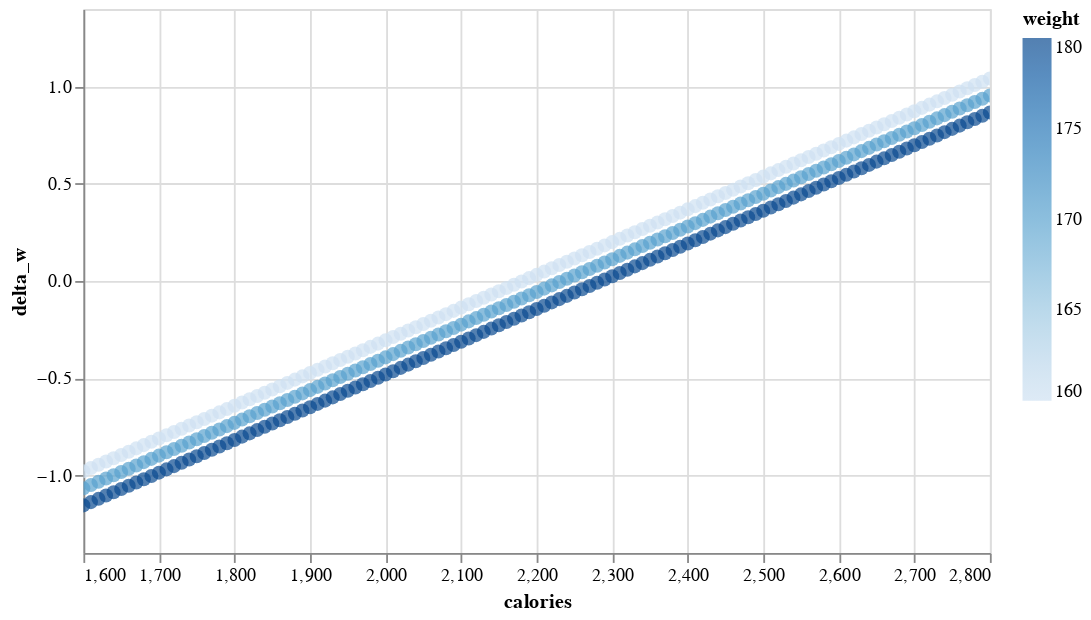

Notebook code cell kept with this figure:
### Code cell
wgt = wgt_df[wgt_df.steps==10000].copy()
alt.Chart(wgt).mark_circle(size=60).encode(
    alt.X('calories',
        scale=alt.Scale(domain=(1600, 2800))
    ),    
    y='delta_w',
    color='weight',
    tooltip=['calories', 'steps', 'weight', 'delta_w']
).properties(
    width=500,
    height=300
).interactive()

### Figure 1 — Vega-Lite specification as saved in the notebook (floating-point values rounded to 4 significant figures; data arrays with more than 128 entries replaced by an {"elided": "..."} marker saying what was removed)
{"config": {"view": {"continuousWidth": 400, "continuousHeight": 300}}, "data": {"name": "data-117c1d8990213fe1a5c68786987c0e01"}, "mark": {"type": "circle", "size": 60}, "encoding": {"color": {"type": "quantitative", "field": "weight"}, "tooltip": [{"type": "quantitative", "field": "calories"}, {"type": "quantitative", "field": "steps"}, {"type": "quantitative", "field": "weight"}, {"type": "quantitative", "field": "delta_w"}], "x": {"type": "quantitative", "field": "calories", "scale": {"domain": [1600, 2800]}}, "y": {"type": "quantitative", "field": "delta_w"}}, "height": 300, "selection": {"selector055": {"type": "interval", "bind": "scales", "encodings": ["x", "y"]}}, "width": 500, "$schema": "https://vega.github.io/schema/vega-lite/v4.0.2.json", "datasets": {"data-117c1d8990213fe1a5c68786987c0e01": {"elided": "450 records"}}}
